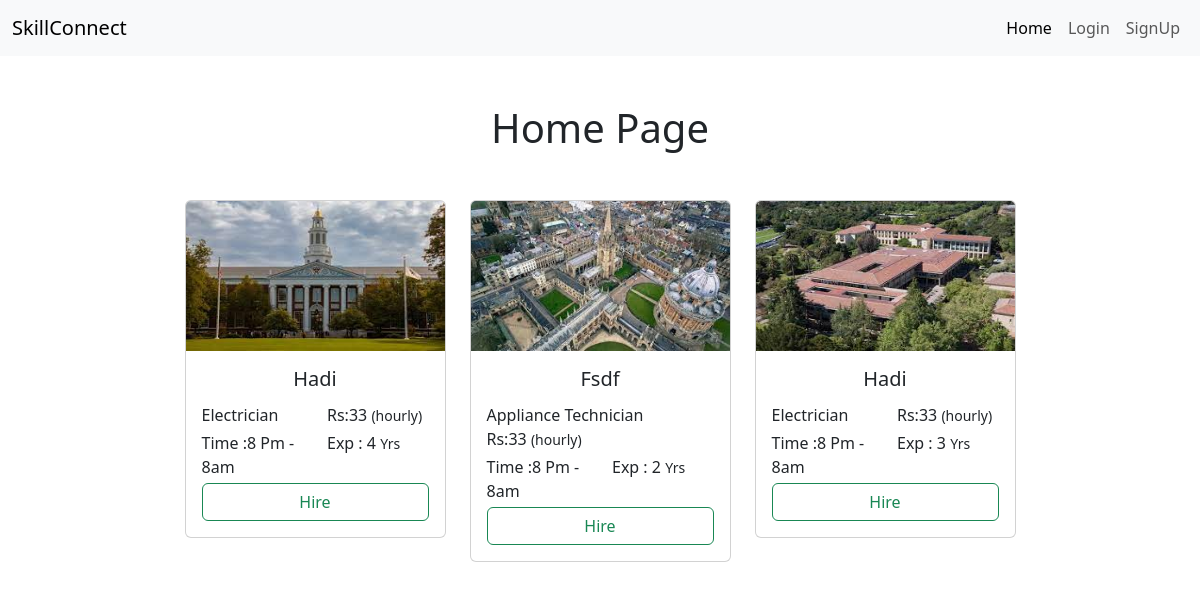
The app's page /Skillhub/index.php with its own data.
### tables this page shows
CREATE TABLE IF NOT EXISTS `workers` (
  `w_id` int(11) NOT NULL AUTO_INCREMENT,
  `name` varchar(255) NOT NULL,
  `nic` varchar(255) NOT NULL,
  `profession` varchar(255) NOT NULL,
  `experience` varchar(255) NOT NULL,
  `chargers` varchar(255) NOT NULL,
  `available_time` varchar(255) NOT NULL,
  `email` varchar(255) NOT NULL,
  `password` varchar(255) NOT NULL,
  `profile_image` varchar(255) NOT NULL,
  `worker_activity` int(6) NOT NULL,
  PRIMARY KEY (`w_id`)
);

### Skillhub/index.php (the view, shortened to what this page needs)
<?php
include "connection.php";
?>
<!DOCTYPE html>
<html lang="en">
<head>
    <?php include "header.php"; ?>
</head>
<body>
    <nav class="navbar navbar-expand-lg bg-body-tertiary">
        <div class="container-fluid">
            <a class="navbar-brand" href="#">SkillConnect</a>
            <div class="collapse navbar-collapse" id="navbarSupportedContent">
                <ul class="navbar-nav ms-auto mb-2 mb-lg-0">
                    <li class="nav-item">
                        <a class="nav-link active" aria-current="page" href="index.php">Home</a>
                    </li>
                    <?php
                    if (empty($cust_id)) {
                    ?>
                        <li class="nav-item">
                            <a class="nav-link" href="customer-login.php">Login</a>
                        </li>
                        <li class="nav-item">
                            <a class="nav-link" href="user-registration.php">SignUp </a>
                        </li>
                    <?php
                    } else {  ?>
                        <li class="nav-item" role="presentation">
                            <a class="btn btn-outline-danger" href="customer_logout.php?userid">Logout</a>
                        </li>
                    <?php } ?>
                </ul>
            </div>
        </div>
    </nav>
    <h1 class="text-center my-5">Home Page</h1>
    <div class="container">
        <div class="row row-cols-1 row-cols-sm-2 row-cols-md-4 justify-content-center    g-4 ">
            <?php
            $workers_query = mysqli_query($con, "SELECT * FROM `workers` WHERE worker_activity ='1' ");
            if (mysqli_num_rows($workers_query) > 0) {
                while ($worker_result = mysqli_fetch_array($workers_query)) {
                    $w_id = $worker_result['w_id'];
                    $profile_image = $worker_result['profile_image'];
                    $profession = $worker_result['profession'];
                    $name = $worker_result['name'];
                    $chargers = $worker_result['chargers'];
                    $available_time = $worker_result['available_time'];
                    $experience = $worker_result['experience'];
            ?>
                    <div class="col dispaly-col ">
                        <div class="card  dispaly-card ">
                            <img src="<?php echo  $profile_image; ?>" class="card-img-top " alt="..." height="150px" width="150px">
                            <div class="card-body product_card">
                                <div class="row mb-1">
                                    <div class="col  text-center" style="text-transform:capitalize;white-space: nowrap;overflow:hidden;">
                                        <h5 class="card-title"><?php echo $name; ?></h5>
                                    </div>
                                </div>
                                <div class="row mb-1">
                                    <div class="col" style="text-transform:capitalize; white-space: nowrap;"><?php echo $profession; ?></div>
                                    <div class="col ">Rs:<?php echo $chargers; ?> <small>(hourly)</small></div>
                                </div>
                                <div class="row mb-1">
                                    <div class="col" style="text-transform:capitalize;">Time :<?php echo $available_time; ?></div>
                                    <div class="col" style="text-transform:capitalize;">Exp : <?php echo $experience; ?> <small>yrs</small></div>
                                </div>
                                <div class="row ">
                                    <form action="" method="post">
                                        <div class="col">
                                            <div class="d-grid">
                                                <button class="btn btn-outline-success" type="submit" name="hire_svc" value="<?php echo $w_id; ?>">Hire</button>
                                            </div>
                                        </div>
                                    </form>
                                </div>
                            </div>
                        </div>
                    </div>
            <?php
                }
            }
            ?>
        </div>
    </div>
</body>
</html>

### records on screen
workers: profile_image (picture), name "Hadi", profession "Electrician", chargers "33", available_time "8 Pm - 8am", experience "4", $w_id 3 (drawn)
workers: profile_image (picture), name "Fsdf", profession "Appliance Technician", chargers "33", available_time "8 Pm - 8am", experience "2", $w_id 4 (drawn)
workers: profile_image (picture), name "Hadi", profession "Electrician", chargers "33", available_time "8 Pm - 8am", experience "3", $w_id 5 (drawn)
